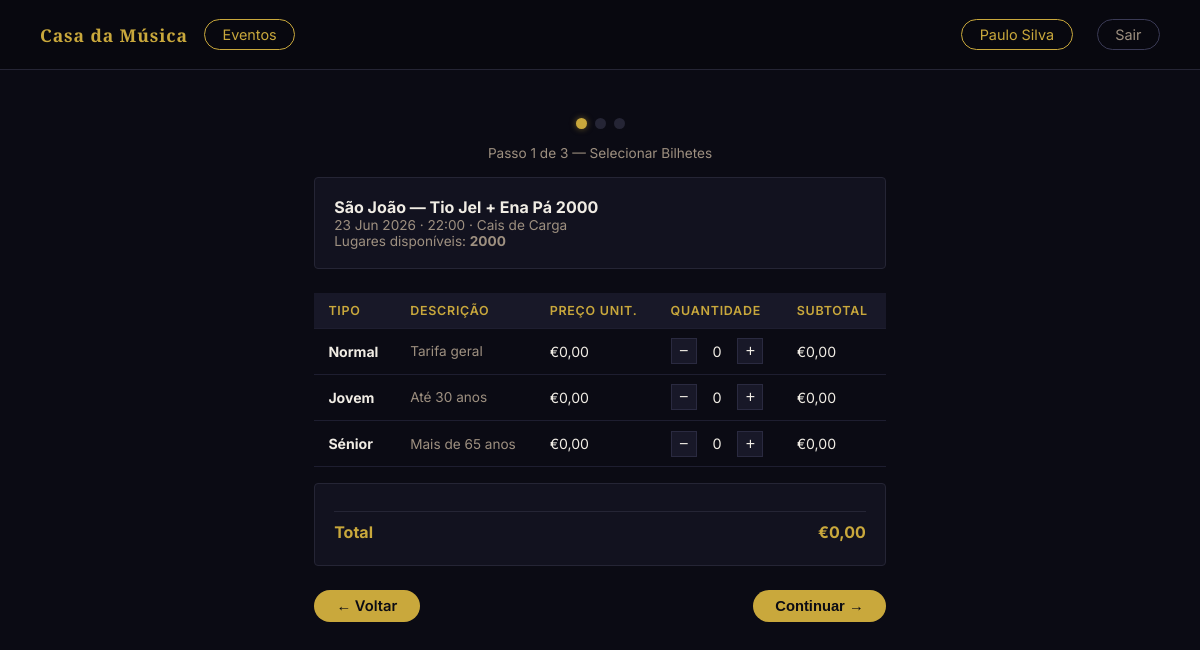
/carrinho.php?evento_id=16 (signed in), run on the app's committed database.
### tables this page shows
CREATE TABLE "eventos" (
	"id"	INTEGER,
	"nome"	TEXT NOT NULL,
	"descricao"	TEXT,
	"data"	TEXT NOT NULL,
	"hora"	TEXT NOT NULL,
	"sala"	TEXT NOT NULL,
	"categoria"	TEXT NOT NULL,
	"classificacao_etaria"	TEXT DEFAULT 'Livre',
	"capacidade"	INTEGER NOT NULL DEFAULT 300,
	"estado"	TEXT NOT NULL DEFAULT 'rascunho' CHECK("estado" IN ('publicado', 'rascunho', 'cancelado')),
	"data_criacao"	TEXT NOT NULL DEFAULT (datetime('now')),
	"imagem"	TEXT,
	PRIMARY KEY("id" AUTOINCREMENT)
);

### scripts/sessao.php (called while the page is built, shortened)
<?php
function isLoggedIn(): bool {
    return isset($_SESSION['utilizador_id']);
}
function getUtilizador(): array {
    return [
        'id'     => $_SESSION['utilizador_id'] ?? null,
        'nome'   => $_SESSION['nome']           ?? '',
        'email'  => $_SESSION['email']          ?? '',
        'perfil' => $_SESSION['perfil']         ?? '',
    ];
}

### carrinho.php (the view, shortened to what this page needs)
<?php
require_once 'scripts/sessao.php';
$evento_id = (int)($_GET['evento_id'] ?? 0);
$db   = getDB();
$stmt = $db->prepare(
    'SELECT id, nome, data, hora, sala, capacidade
     FROM eventos WHERE id = :id AND estado = \'publicado\''
);
$stmt->bindValue(':id', $evento_id, SQLITE3_INTEGER);
$ev = $stmt->execute()->fetchArray(SQLITE3_ASSOC);
$stmtP = $db->prepare('SELECT tipo, preco FROM precos WHERE evento_id = :id');
$stmtP->bindValue(':id', $evento_id, SQLITE3_INTEGER);
$resP   = $stmtP->execute();
$precos = [];
while ($p = $resP->fetchArray(SQLITE3_ASSOC)) {
    $precos[$p['tipo']] = (float)$p['preco'];
}
$stmtV = $db->prepare(
    'SELECT COALESCE(SUM(ic.quantidade),0) AS vendidos
     FROM itens_compra ic
     JOIN compras c ON c.id = ic.compra_id
     WHERE c.evento_id = :id AND c.estado = \'confirmado\''
);
$stmtV->bindValue(':id', $evento_id, SQLITE3_INTEGER);
$vendidos    = (int)$stmtV->execute()->fetchArray(SQLITE3_ASSOC)['vendidos'];
$disponiveis = (int)$ev['capacidade'] - $vendidos;
?>
<!DOCTYPE html>
<html lang="pt">
<head>
  <link rel="stylesheet" href="styles/carrinho.css" />
</head>
<body>
  <nav>
    <div class="nav-left">
      <a href="index.php" class="nav-brand">Casa da Música</a>
      <a href="eventos.php" class="btn-pill">Eventos</a>
    </div>
    <div class="nav-right">
      <?php if (isLoggedIn()): $u = getUtilizador(); ?>
        <a href="cliente.php" class="btn-pill"><?= htmlspecialchars($u['nome']) ?></a>
        <a href="scripts/logout.php" class="btn-pill btn-pill-light">Sair</a>
      <?php else: ?>
        <a href="login.html" class="btn-pill">Entrar</a>
      <?php endif; ?>
    </div>
  </nav>
  <main class="page" style="max-width:700px;">
    <div class="steps mt-2 mb-2">
      <div class="step-dot active"></div>
      <div class="step-dot"></div>
      <div class="step-dot"></div>
    </div>
    <p class="text-center text-sm mb-2">Passo 1 de 3 — Selecionar Bilhetes</p>
    <div class="order-box">
      <p class="text-bold"><?= htmlspecialchars($ev['nome']) ?></p>
      <p class="text-sm">
        <?= htmlspecialchars(date('d M Y', strtotime($ev['data']))) ?>
        · <?= htmlspecialchars(substr($ev['hora'], 0, 5)) ?>
        · <?= htmlspecialchars($ev['sala']) ?>
      </p>
      <p class="text-sm">Lugares disponíveis: <strong><?= $disponiveis ?></strong></p>
    </div>
    <div class="table-wrap">
      <table>
        <thead>
          <tr>
            <th>Tipo</th>
            <th>Descrição</th>
            <th>Preço unit.</th>
            <th>Quantidade</th>
            <th>Subtotal</th>
          </tr>
        </thead>
        <tbody>
          <?php
          $tipoInfo = [
              'normal' => 'Tarifa geral',
              'jovem'  => 'Até 30 anos',
              'senior' => 'Mais de 65 anos',
          ];
          $tipoLabel = ['normal' => 'Normal', 'jovem' => 'Jovem', 'senior' => 'Sénior'];
          foreach ($tipoInfo as $tipo => $desc):
          ?>
          <tr>
            <td class="text-bold"><?= $tipoLabel[$tipo] ?></td>
            <td class="text-sm"><?= $desc ?></td>
            <td>€<?= number_format($precos[$tipo], 2, ',', '.') ?></td>
            <td>
              <div class="qty-ctrl">
                <button type="button" class="qty-btn" onclick="change('<?= $tipo ?>',-1)">−</button>
                <span class="qty-val" id="qty-<?= $tipo ?>">0</span>
                <button type="button" class="qty-btn" onclick="change('<?= $tipo ?>',1)">+</button>
              </div>
            </td>
            <td id="sub-<?= $tipo ?>">€0,00</td>
          </tr>
          <?php endforeach; ?>
        </tbody>
      </table>
    </div>
    <div class="order-box mt-2">
      <div class="order-row order-total">
        <span>Total</span>
        <span id="total">€0,00</span>
      </div>
    </div>
    <div style="display:flex; justify-content:space-between; margin-top:1.5rem;">
      <a href="evento.php?id=<?= (int)$evento_id ?>" class="btn btn-pill-light">← Voltar</a>
      <button type="button" class="btn" id="btn-continuar" onclick="continuar()">Continuar →</button>
    </div>
  </main>
</body>
</html>

### styles/carrinho.css (style rules this page uses)
*, *::before, *::after { box-sizing: border-box; margin: 0; padding: 0; }
body { font-family: 'Inter', system-ui, sans-serif; color: #f0ece4; background: #0b0b14; }
nav { display: flex; align-items: center; justify-content: space-between; background: #08080f; border-bottom: 1px solid #252535; padding: 0 2.5rem; height: 70px; position: sticky; top: 0; z-index: 10; }
.nav-left { display: flex; align-items: center; gap: 1rem; }
.nav-right { display: flex; align-items: center; gap: 1.5rem; }
.nav-brand { font-family: 'Cinzel', Georgia, serif; font-weight: 600; font-size: 1.1rem; color: #c9a83c; text-decoration: none; letter-spacing: 0.05em; }
.btn-pill { background: transparent; color: #c9a83c; border: 1px solid #c9a83c; border-radius: 999px; padding: 0.38rem 1.1rem; font-size: 0.9rem; cursor: pointer; text-decoration: none; display: inline-block; white-space: nowrap; transition: background 0.15s, color 0.15s; }
.btn-pill-light { border-color: #3a3a55; color: #9e9080; }
.page { padding: 2rem 4rem; max-width: 1200px; margin: 0 auto; }
.steps { display: flex; justify-content: center; gap: 0.5rem; margin-bottom: 2rem; }
.step-dot { width: 11px; height: 11px; border-radius: 50%; background: #252535; }
.step-dot.active { background: #c9a83c; box-shadow: 0 0 6px rgba(201,168,60,.5); }
.order-box { background: #12121f; border: 1px solid #252535; padding: 1.2rem; margin-bottom: 1.5rem; border-radius: 4px; }
.order-row { display: flex; justify-content: space-between; padding: 0.25rem 0; font-size: 0.9rem; color: #9e9080; }
.order-total { font-weight: bold; font-size: 1rem; color: #c9a83c; border-top: 1px solid #252535; margin-top: 0.5rem; padding-top: 0.6rem; }
.qty-ctrl { display: flex; align-items: center; gap: 0.4rem; }
.qty-btn { width: 26px; height: 26px; border: 1px solid #2a2a40; background: #181828; color: #f0ece4; cursor: pointer; font-size: 1rem; line-height: 1; transition: border-color 0.15s; }
.qty-val { width: 28px; text-align: center; font-size: 0.9rem; color: #f0ece4; }
.btn { background: #c9a83c; color: #0b0b14; border: none; border-radius: 999px; padding: 0.45rem 1.4rem; font-size: 0.92rem; font-weight: 600; cursor: pointer; text-decoration: none; display: inline-block; white-space: nowrap; transition: background 0.15s; }
.table-wrap { overflow-x: auto; }
table { width: 100%; border-collapse: collapse; }
th, td { padding: 0.6rem 0.9rem; text-align: left; border-bottom: 1px solid #1e1e30; font-size: 0.88rem; }
th { background: #181828; font-weight: 600; white-space: nowrap; color: #c9a83c; font-size: 0.78rem; text-transform: uppercase; letter-spacing: 0.06em; }
.mt-2 { margin-top: 1rem; }
.mb-2 { margin-bottom: 1rem; }
.text-bold { font-weight: bold; }
.text-center { text-align: center; }
.text-sm { font-size: 0.85rem; color: #9e9080; }

### data on the page
eventos: nome "São João — Tio Jel + Ena Pá 2000", data "23 Jun 2026", hora "22:00", sala "Cais de Carga", capacidade "2000"

### other printed values
$u['nome'] "Paulo Silva"
$tipoLabel[$tipo] "Normal"
$desc "Tarifa geral"
$precos[$tipo] "0,00"
$tipoLabel[$tipo] "Jovem"
$desc "Até 30 anos"
$tipoLabel[$tipo] "Sénior"
$desc "Mais de 65 anos"
